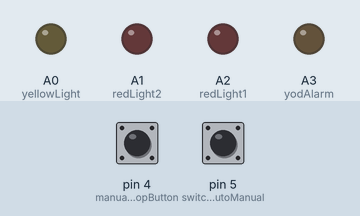
The sketch below on a simulated Arduino Uno, built with avr-gcc and run on an emulated ATmega328P. Parts: output pins drawn as LEDs (lit = HIGH). The test bench sets the inputs (shaded band); at power-on: pin 4 (manualStartStopButton) HIGH, pin 5 (switchAutoManual) HIGH.

Above: at 1.2 s.
1.3 s: pin 4 (manualStartStopButton) pulled LOW for 0.15 s
At 2.7 s:
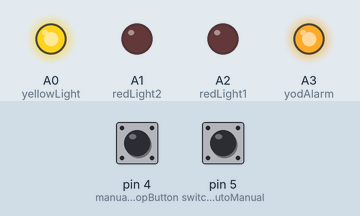
4.4 s: pin 4 (manualStartStopButton) pulled LOW for 1 s
At 5.1 s:
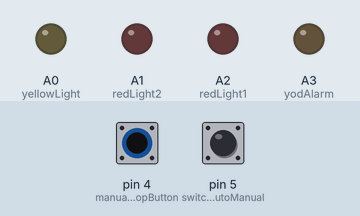
6.9 s: pin 4 (manualStartStopButton) pulled LOW for 0.15 s
At 8.2 s:
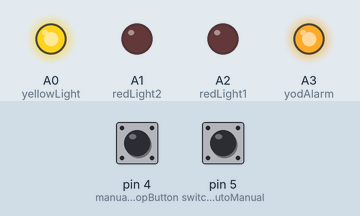
10.0 s: pin 4 (manualStartStopButton) pulled LOW for 3.2 s
At 10.5 s:
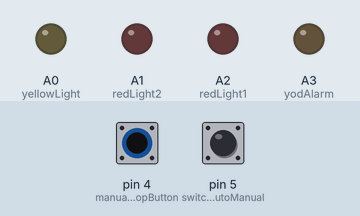
14.7 s: pin 4 (manualStartStopButton) pulled LOW for 0.15 s
At 18.5 s:
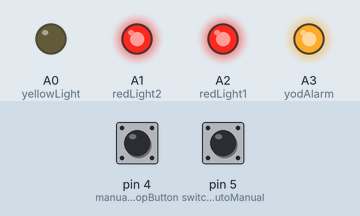
Timing chart, 0 to 21.8 s (numbered marks = the images above; inputs shaded):
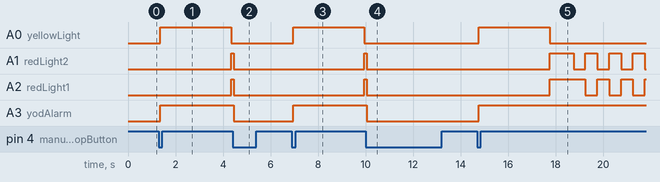

The sketch:

mini_lc_current.ino
```cpp
// ---------------- PIN CONFIG ----------------

const int treadleA = 2;
const int treadleB = 3;

const int manualStartStopButton = 4;
const int switchAutoManual = 5;

const int yellowLight = A0;
const int redLight1   = A2;
const int redLight2   = A1;
const int yodAlarm    = A3;

// ---------------- RELAY LOGIC ----------------

const int RELAY_ON  = HIGH;
const int RELAY_OFF = LOW;

// ---------------- STATES ----------------

enum State { IDLE, STARTUP, LAMPTEST, RUNNING, BLOCKED };
State state = IDLE;

enum Direction { NONE, A_TO_B, B_TO_A };
Direction direction = NONE;

// ---------------- VARIABLES ----------------

int occupancy = 0;
unsigned long lampTestMillis = 0;
const unsigned long lampTestTime = 1000;

// ---------------- TIMING ----------------

unsigned long yellowMillis = 0;
const unsigned long startupTime = 3000;

unsigned long blockMillis = 0;
const unsigned long blockTime = 30000;

unsigned long lastFlashMillis = 0;
const unsigned long flashInterval = 500;

bool flashState = false;

// ---------------- BUTTON ----------------

const unsigned long manualStartStopButtonDebounce = 50;
bool lastmanualStartStopButtonReading = HIGH;
bool manualStartStopButtonState = HIGH;
unsigned long lastmanualStartStopButtonChange = 0;

bool crossingForced = false;

// ---------------- SENSOR ROBUSTNESS ----------------

const unsigned long bootIgnoreTime = 2000;
const unsigned long stableTime = 30;
const unsigned long pulseLockout = 40;

unsigned long bootTime;

// treadle A
bool treadleA_state = HIGH;
bool treadleA_armed = true;
unsigned long treadleA_lastChange = 0;
unsigned long lastTriggerA = 0;

// treadle B
bool treadleB_state = HIGH;
bool treadleB_armed = true;
unsigned long treadleB_lastChange = 0;
unsigned long lastTriggerB = 0;

// ---------------- SETUP ----------------

void setup() {

  pinMode(treadleA, INPUT_PULLUP);
  pinMode(treadleB, INPUT_PULLUP);

  pinMode(manualStartStopButton, INPUT_PULLUP);
  pinMode(switchAutoManual, INPUT_PULLUP);

  pinMode(yellowLight, OUTPUT);
  pinMode(redLight1, OUTPUT);
  pinMode(redLight2, OUTPUT);
  pinMode(yodAlarm, OUTPUT);

  bootTime = millis();

  allOff();
}

// ---------------- MAIN LOOP ----------------

void loop() {

  unsigned long now = millis();

  bool manualMode = digitalRead(switchAutoManual) == HIGH;

  handlemanualStartStopButton(now, manualMode);

  if (!manualMode) {

    if (state == IDLE || state == RUNNING) {
      checktreadleA(now);
      checktreadleB(now);
    }
  }

  runStateMachine(now);
  updateyodAlarm();
}

// ---------------- STATE MACHINE ----------------

void runStateMachine(unsigned long now) {

  switch (state) {

    case IDLE:
      break;

    case STARTUP:

      if (now - yellowMillis >= startupTime) {

        // Yellow goes off
        digitalWrite(yellowLight, RELAY_OFF);

        // Both reds come on immediately
        digitalWrite(redLight1, RELAY_ON);
        digitalWrite(redLight2, RELAY_ON);

        // Start 750 ms lamp test
        state = LAMPTEST;
        lampTestMillis = now;
      }

      break;

    case LAMPTEST:

      if (now - lampTestMillis >= lampTestTime) {

        // Start normal alternating sequence immediately.
        // Red 1 remains ON; Red 2 turns OFF.
        state = RUNNING;

        lastFlashMillis = now;
        flashState = true;

        applyFlash();
      }

      break;

    case RUNNING:

      if (occupancy <= 0) {

        occupancy = 0;
        allOff();

        state = BLOCKED;
        blockMillis = now;

        flashState = false;
        return;
      }

      if (now - lastFlashMillis >= flashInterval) {

        lastFlashMillis = now;
        flashState = !flashState;
        applyFlash();
      }

      break;

    case BLOCKED:

      if (now - blockMillis >= blockTime) {
        state = IDLE;
        direction = NONE;
      }

      break;
  }
}

// ---------------- TREADLE A ----------------

void checktreadleA(unsigned long now) {

  if (now - bootTime < bootIgnoreTime) return;

  bool reading = digitalRead(treadleA);

  if (reading != treadleA_state) {
    treadleA_state = reading;
    treadleA_lastChange = now;
  }

  if ((now - treadleA_lastChange) > stableTime) {

    if (treadleA_state == LOW && treadleA_armed) {

      if (now - lastTriggerA > pulseLockout) {

        lastTriggerA = now;
        treadleA_armed = false;

        trigger(true);
      }
    }

    if (treadleA_state == HIGH) {
      treadleA_armed = true;
    }
  }
}

// ---------------- TREADLE B ----------------

void checktreadleB(unsigned long now) {

  if (now - bootTime < bootIgnoreTime) return;

  bool reading = digitalRead(treadleB);

  if (reading != treadleB_state) {
    treadleB_state = reading;
    treadleB_lastChange = now;
  }

  if ((now - treadleB_lastChange) > stableTime) {

    if (treadleB_state == LOW && treadleB_armed) {

      if (now - lastTriggerB > pulseLockout) {

        lastTriggerB = now;
        treadleB_armed = false;

        trigger(false);
      }
    }

    if (treadleB_state == HIGH) {
      treadleB_armed = true;
    }
  }
}

// ---------------- CORE LOGIC ----------------

void trigger(bool fromA) {

  if (state == IDLE) {

    state = STARTUP;
    yellowMillis = millis();

    digitalWrite(yellowLight, RELAY_ON);

    lastFlashMillis = millis();
    flashState = false;

    direction = fromA ? A_TO_B : B_TO_A;
    occupancy = 1;

    return;
  }

  if ((direction == A_TO_B && !fromA) ||
      (direction == B_TO_A && fromA)) {

    occupancy = 0;
  }
}

// ---------------- BUTTON ----------------

void handlemanualStartStopButton(unsigned long now, bool manualMode) {

  bool reading = digitalRead(manualStartStopButton);

  if (reading != lastmanualStartStopButtonReading) {
    lastmanualStartStopButtonChange = now;
  }

  if ((now - lastmanualStartStopButtonChange) > manualStartStopButtonDebounce) {

    if (manualStartStopButtonState == HIGH && reading == LOW) {

      if (manualMode) {

        crossingForced = !crossingForced;

        if (crossingForced) trigger(true);
        else emergencyStop();

      } else {
        emergencyStop();
      }
    }

    manualStartStopButtonState = reading;
  }

  lastmanualStartStopButtonReading = reading;
}

// ---------------- EMERGENCY STOP ----------------

void emergencyStop() {

  state = IDLE;
  occupancy = 0;
  direction = NONE;

  flashState = false;
  crossingForced = false;

  allOff();
}

// ---------------- LIGHT CONTROL ----------------

void applyFlash() {

  if (flashState) {
    digitalWrite(redLight1, RELAY_ON);
    digitalWrite(redLight2, RELAY_OFF);
  } else {
    digitalWrite(redLight1, RELAY_OFF);
    digitalWrite(redLight2, RELAY_ON);
  }
}

void updateyodAlarm() {

if (state == STARTUP || state == LAMPTEST || state == RUNNING)
    digitalWrite(yodAlarm, RELAY_ON);
  else
    digitalWrite(yodAlarm, RELAY_OFF);
}

void allOff() {

  digitalWrite(yellowLight, RELAY_OFF);
  digitalWrite(redLight1, RELAY_OFF);
  digitalWrite(redLight2, RELAY_OFF);
  digitalWrite(yodAlarm, RELAY_OFF);
}
```

Measured:
- after the input at 1.3 s, A0 (yellowLight): LOW → HIGH after 0.05 s, → LOW 3.0 s later; A1 (redLight2), A2 (redLight1): LOW → HIGH after 3.1 s; A3 (yodAlarm): LOW → HIGH after 0.05 s
- after the input at 4.4 s, A3 (yodAlarm): HIGH → LOW after 0.05 s
- after the input at 6.9 s, A0 (yellowLight): LOW → HIGH after 0.05 s, → LOW 3.0 s later; A1 (redLight2), A2 (redLight1): LOW → HIGH after 3.1 s; A3 (yodAlarm): LOW → HIGH after 0.05 s
- after the input at 10.0 s, A3 (yodAlarm): HIGH → LOW after 0.05 s
- after the input at 14.7 s, A0 (yellowLight): LOW → HIGH after 0.05 s, → LOW 3.0 s later; A1 (redLight2), A2 (redLight1): LOW → HIGH after 3.1 s, then repeats every 1.0 s: LOW 0.50 s, HIGH 0.50 s; A3 (yodAlarm): LOW → HIGH after 0.05 s
